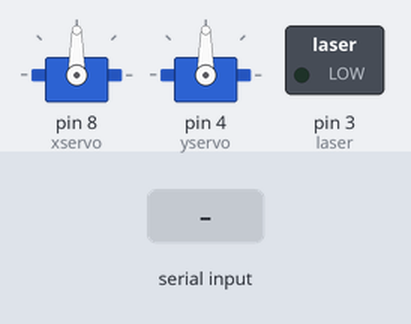
The sketch below on a simulated Arduino Uno, built with avr-gcc and run on an emulated ATmega328P. Parts: 2 × servo, switched loads named in the sketch (green lamp = pin HIGH). The inputs (shaded band) are chosen by the test bench. What the sketch prints to the serial monitor is not drawn.

Above: at 1.2 s.
1.3 s: "x90\n" received over Serial
At 2.5 s:
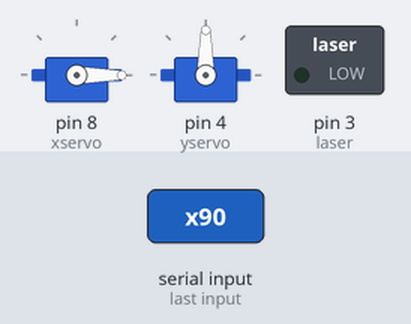
2.8 s: "L90\n" received over Serial
At 3.9 s:
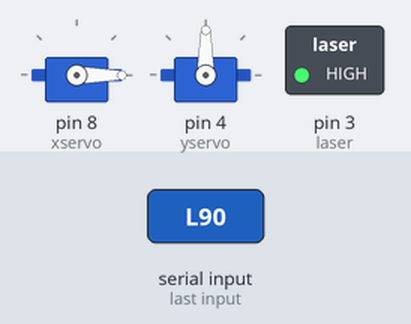
4.3 s: "x,45\n" received over Serial
At 5.0 s:
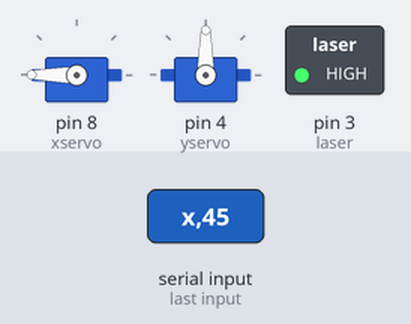
5.8 s: "y90\n" received over Serial
At 6.2 s:
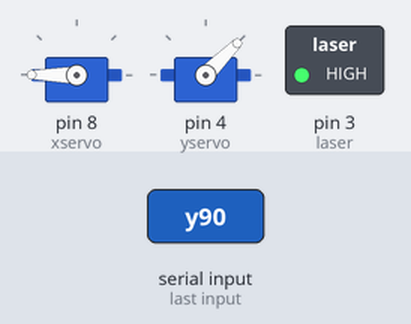
7.3 s: "L,45\n" received over Serial
At 8.5 s:
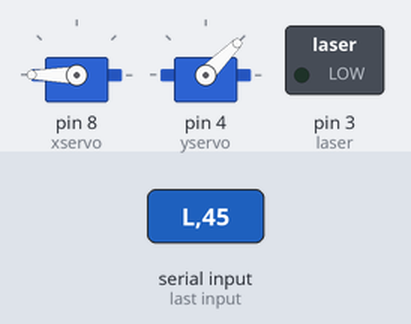
8.8 s: "y,45\n" received over Serial
At 9.7 s:
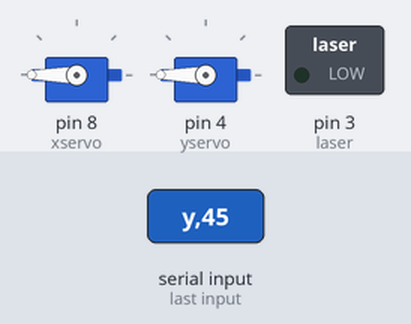
Timing chart, 0 to 11.3 s (numbered marks = the images above; inputs shaded):
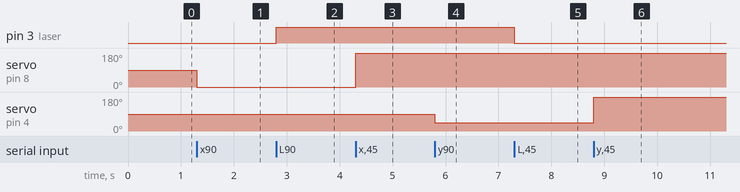

Measured:
- after the input at 1.3 s, servo on pin 8 (xservo): 90° → 0° at once
- after the input at 2.8 s, pin 3 (laser): LOW → HIGH at once
- after the input at 4.3 s, servo on pin 8 (xservo): 0° → 180° at once
- after the input at 5.8 s, servo on pin 4 (yservo): 90° → 45° at once
- after the input at 7.3 s, pin 3 (laser): HIGH → LOW at once
- after the input at 8.8 s, servo on pin 4 (yservo): 45° → 180° at once

The sketch:

AutoLaser_ArduinoCode.ino
```cpp
#include <Servo.h>

Servo yservo;  Servo xservo; // servos for x and y
//set initial values for x and y
int ypos = 0;
int xpos= 0;
const int laser=3; //pin value for laser
int L = 0;

void setup(){
  pinMode(laser, OUTPUT);
  digitalWrite(laser, LOW); //turn off the laser
  xservo.attach(8); //pin for the x servo
  yservo.attach(4);  //pin for the y servo

  Serial.begin(115200); // 115200 is the rate of communication
}

void loop() {
  static int v = 0; // value to be sent to the servo (0-180)
  if ( Serial.available()) {
    char ch = Serial.read(); // read in a character from the serial port and assign to ch
    switch(ch) { // switch based on the value of ch
      case '0'...'9': // if it's numeric
        v = v * 10 + ch - '0';
        /*
           so if the chars sent are 45x (turn x servo to 45 degs)..
           v is the value we want to send to the servo and it is currently 0
           The first char (ch) is 4 so
           0*10 = 0 + 4 - 0 = 4;
           Second char is 4;
           4*10 = 40 + 5 = 45 - 0 = 45;
           Third char is not a number(0-9) so we  drop through...
        */
        break;
      case 'x': // if it's x
      /*
       ....and land here
       where we send the value of v which is now 45 to the x servo
       and then reset v to 0
      */
        xservo.write(v);
        Serial.println("x: " + v);
        v = 0;
        break;
      case 'y':
        yservo.write(v);
        Serial.println("y: " + v);
        v = 0;
        break;
      case 'L':
        if(L == 0){
          L = 1;
          digitalWrite(laser, HIGH);
          Serial.println("laser on");
        }
        else if(L == 1){
          L = 0;
          digitalWrite(laser, LOW);
          Serial.println("laser off");
        }
        break;
    }
  }
}
```
